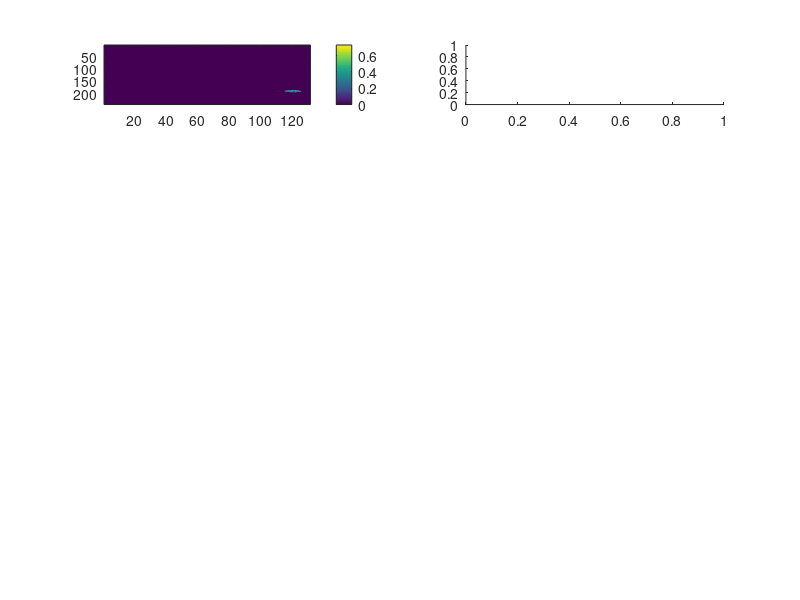

Write MATLAB code to recreate this figure. (Note: this script raises an error after producing the figure.)
%Script for plotting diffusion

I0 = load('AffectedFarmsImageDay_153.txt');
I1 = load('AffectedFarmsImageDay_190.txt');
I2 = load('AffectedFarmsImageDay_240.txt');
I3 = load('AffectedFarmsImageDay_270.txt');
I4 = load('AffectedFarmsImageDay_300.txt');
% I5 = load('AffectedFarmsImageDay_430.txt');
% I6 = load('AffectedFarmsImageDay_500.txt');
% I7 = load('AffectedFarmsImageDay_600.txt');
% I8 = load('AffectedFarmsImageDay_700.txt');

G0 = load('InfMidgeImageDay_153.txt');
G1 = load('InfMidgeImageDay_190.txt');
G2 = load('InfMidgeImageDay_240.txt');
G3 = load('InfMidgeImageDay_270.txt');
G4 = load('InfMidgeImageDay_300.txt');
% G5 = load('InfMidgeImageDay_430.txt');
% G6 = load('InfMidgeImageDay_500.txt');
% G7 = load('InfMidgeImageDay_600.txt');
% G8 = load('InfMidgeImageDay_700.txt');

UK = load('UKLandGrid.mat');
%%
figure(2)
clf

 

subplot(5,2,1)
imagesc(flipud(G0)./25)
colorbar

subplot(5,2,2)
contour((1:131)*5000,(1:244)*5000,UK.UKLand,[1 1])
hold on
scatter(I0(:,1),I0(:,2),50,sum(I0(:,[4,5,7,8]),2),'filled' )
hold off

subplot(5,2,3)
imagesc(flipud(G1)./25)
colorbar

subplot(5,2,4)
contour((1:131)*5000,(1:244)*5000,UK.UKLand,[1 1])
hold on
scatter(I1(:,1),I1(:,2),50,sum(I1(:,[4,5,7,8]),2),'filled' )
hold off

subplot(5,2,5)
imagesc(flipud(G2)./25)
colorbar

subplot(5,2,6)
contour((1:131)*5000,(1:244)*5000,UK.UKLand,[1 1])
hold on
scatter(I2(:,1),I2(:,2),50,sum(I2(:,[4,5,7,8]),2),'filled' )
hold off

subplot(5,2,7)
imagesc(flipud(G3)./25)
colorbar

subplot(5,2,8)
contour((1:131)*5000,(1:244)*5000,UK.UKLand,[1 1])
hold on
scatter(I3(:,1),I3(:,2),50,sum(I3(:,[4,5,7,8]),2),'filled' )
hold off


subplot(5,2,9)
imagesc(flipud(G4)./25)
colorbar

subplot(5,2,10)
contour((1:131)*5000,(1:244)*5000,UK.UKLand,[1 1])
hold on
scatter(I4(:,1),I4(:,2),5,sum(I4(:,[4,5,7,8]),2),'filled' )
hold off
% 
% subplot(5,2,11)
% imagesc(flipud(G5))
% colorbar
% 
% subplot(5,2,12)
% contour((1:131)*5000,(1:244)*5000,UK.UKLand,[1 1])
% hold on
% scatter(I5(:,1),I5(:,2),50,sum(I5(:,[4,5,7,8]),2),'filled' )
% hold off
% 
% 
% subplot(5,2,13)
% imagesc(flipud(G6))
% colorbar
% 
% subplot(5,2,14)
% contour((1:131)*5000,(1:244)*5000,UK.UKLand,[1 1])
% hold on
% scatter(I6(:,1),I6(:,2),50,sum(I6(:,[4,5,7,8]),2),'filled' )
% hold off
% 
% subplot(5,2,15)
% imagesc(flipud(G7))
% colorbar
% 
% subplot(5,2,16)
% contour((1:131)*5000,(1:244)*5000,UK.UKLand,[1 1])
% hold on
% scatter(I7(:,1),I7(:,2),50,sum(I7(:,[4,5,7,8]),2),'filled' )
% hold off
% 
% subplot(5,2,17)
% imagesc(flipud(G8))
% colorbar
% 
% subplot(5,2,18)
% contour((1:131)*5000,(1:244)*5000,UK.UKLand,[1 1])
% hold on
% scatter(I8(:,1),I8(:,2),50,sum(I8(:,[4,5,7,8]),2),'filled' )
% hold off
